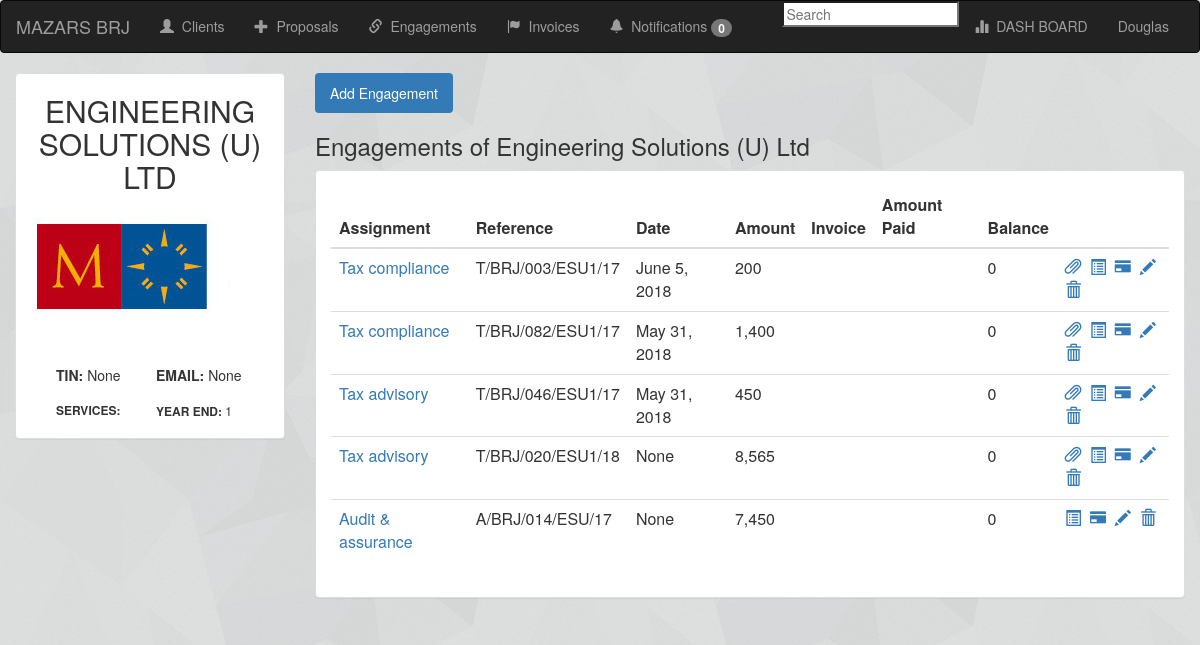
The page /29/detail/notes/ (signed in) on the database its author committed.
### tracker/models.py (models this page shows, shortened)
class Client(models.Model):
    name = models.CharField(max_length=100, blank=True, null=True)
    client_number = models.CharField(max_length=100, blank=True, null=True)
    tin = models.CharField('TIN', max_length=19, blank=True, null=True)
    comp_type = models.CharField('Company Type',blank = True, null = True, max_length = 100 )
    services = models.TextField(blank = True, null=True)
    industry = models.CharField(blank = True, max_length = 300, null=True)
    origin = CountryField(blank = True, max_length = 2, help_text = "Country of origin", null=True)
    directors = models.TextField('BOARD OF DIRECTORS',blank = True, max_length = 500, null = True)
    company_secretary = models.TextField(blank = True, null = True)
    office = models.TextField('REGISTERED OFFICE',blank = True, null = True)
    bankers = models.TextField(blank = True, null = True)
    lawyers = models.TextField(blank = True, null = True)
    auditors = models.TextField(blank = True, null = True)
    trustees = models.TextField(blank = True, null = True)
    directors_renumenration = models.CharField(max_length=200,blank = True, null = True)
    currency = models.CharField(max_length = 3, default = 'USD', choices = money, null = True, blank = True)
    billing_frequency   = models.CharField(max_length = 19, choices = job, default = 'Annually', blank=True, null=True)
    share_capital = models.CharField(max_length=200,blank = True, null = True)
    year_end = models.CharField( max_length = 10, blank=True, null=True)
    company_logo = models.ImageField('Logo',blank = True, null = True, default='image/mazarslogo.jpg')
    logo = ImageSpecField(source='company_logo',processors =[ResizeToFill(250, 100)], format='JPEG', options={'quality':500})
    client = models.BooleanField('Client status',default= True, help_text = "Currently Client?")
    telephone_number = models.CharField(max_length = 20, blank = True, null=True)
    Email_address = models.CharField(max_length = 70, blank = True, null=True)
    is_favorite = models.BooleanField('Is Client',default=True)
    datestamp = models.DateField(auto_now_add=True,blank = True, null=True)
    class Meta:
        ordering = ('name',)

class Engagement(models.Model):
    client              = models.ForeignKey(Client, on_delete=models.CASCADE,blank=True, null=True, related_name='engagements')
    year                = models.IntegerField('Year', choices=YEAR_CHOICES, default=datetime.datetime.now().year) #Year should be August as year end
    date_printed        = models.DateField(blank=True, null=True, auto_now_add=True)
    reference           = models.CharField(max_length =122,blank=True, null=True, default='/BRJ/')
    date                = models.DateField(blank=True, null=True, default=datetime.date.today)
    assignment          = models.CharField('Service', max_length = 19, choices = ass,blank=True, null=True)
    letter              = models.FileField('Engagement letter',blank=True, null=True)
    engagement_ending   = models.DateField('Ending date', blank=True, null = True)
    currency            = models.CharField(max_length = 19, choices = money, default = 'USD',blank=True, null=True)
    rate                = models.PositiveIntegerField('Rate')
    factor              = models.PositiveIntegerField(default=1)
    active              = models.PositiveIntegerField(blank=True, null=True)
    disbursements       = models.PositiveIntegerField(blank=True, null=True)
    payment             = models.PositiveIntegerField('Payment',blank=True, null=True )
    balance             = models.PositiveIntegerField(default=0, blank=True, null=True)
    status              = models.CharField(choices=eng_status, max_length=122,default ='None',blank=True, null=True)
    remarks             = models.TextField(max_length=1000, blank=True, null=True)
    type                = models.CharField(choices=type, max_length=12, blank=True, null=True)
    class Meta:
        ordering = ('-date','-year')

### tracker/views.py (the view)
# urls.py: path('<int:pk>/detail/', views.detail, name='detail'),
@login_required
def detail(request, pk):
    client = get_object_or_404(Client, pk=pk)
    engagements = client.engagements.all()
    return render(request, 'detail.html', {'client':client, 'engagements':engagements})

### templates/detail.html (shortened to what this page needs)
{% extends 'base.html' %}
{% load humanize %}
{% block content %}
<div class="container-fluid">
  <div class="row">
    <div class="col-sm-3">
      <div class="panel panel-default">
        <h2 align=center>{{ client.name|upper }}</h2>
        <a href="{% url 'tracker:client_edit' client.pk %}">
          {% if client.company_logo %}
              <img src="{{ client.logo.url }}" style ="padding-bottom: 25px;">
          {%  else %}
            <p>NO LOGO</p>
          {% endif %}
          </a>
      <ul>
        <table>
          <tr>
              <td width="100"><h5><b>TIN:</b>   {{ client.tin }}</h6></td>
              <td><h5><b>EMAIL:</b> {{ client.Email_address }} </h5></td>
          </tr>
          <tr>
              <td><h6><b>SERVICES:</b> {{ client.services }}</h6></td>
              <td><h6><b>YEAR END:</b> {{ client.year_end }}</h6></td>
          </tr>
      </table>
      </ul>
    </div>
  </div>
    <div class="col-sm-9">
      <ul class="nav nav-pills" style="margin-bottom: 5px;">
          <li role="presentation" class="active"><a href= "{% url "tracker:create_engagement" client.pk %}">Add Engagement</a></li>
      </ul>
      <h3>Engagements of {{ client.name }}</h3>
<div class="panel panel-default">
    <div class="panel-body">
      <table class="table">
          <thead>
          <tr>
            <font size="2">
              <th>Assignment</th>
              <th>Reference</th>
              <th>Date</th>
              <th>Amount</th>
              <th>Invoice</th>
              <th>Amount Paid</th>
              <th>Balance</th>
              <th></th>
            </font>
          </tr>
          </thead>
          <tbody>
          {% for engagement in engagements %}
              <tr>
                  <td>  <a href="{% url "tracker:edit_engagement" client.pk engagement.client.pk  %}">{{ engagement.assignment }}</a></td>
                  <td>{{ engagement.reference }}</td>
                  <td>{{ engagement.date }}</td>
                  <td>{{ engagement.active|intcomma }}</td>
                  <td></td>
                  <td></td>
                  <td>{{ engagement.balance }}</td>
                  <td>
                    {% if engagement.letter %}
                      <a target="_blank" href="{{ engagement.letter.url }}">
                        <span class="glyphicon glyphicon-paperclip" title='Attached Letter'></span>&nbsp;
                      </a>
                    {% endif %}
                    <span>
                    <a href="{% url 'tracker:engagement_invoices' client.pk engagement.pk %}">
                      <span class="glyphicon glyphicon-list-alt" title='Invoice'></span>&nbsp;
                  </span>
                    <a href="{% url 'tracker:create_payment' client.pk engagement.pk %}">
                      <span class="glyphicon glyphicon-credit-card" title='Notes'></span>&nbsp;
                    </a>
                    <a href="{% url 'tracker:create_payment' client.pk engagement.pk %}">
                      <span class="glyphicon glyphicon-pencil" title='Edit'></span>&nbsp;
                    </a>
                    <a href="{% url 'tracker:create_payment' client.pk engagement.pk %}">
                      <span class="glyphicon glyphicon-trash" title='Delete'></span>&nbsp;
                    </a>
                  </td>
              </tr>
          {% endfor %}
          </tbody>
      </table>
    </div>
  </div>
</div>
{% endblock %}

### templates/base.html (shortened to what this page needs)
<html lang="en">
<head>
    {% load staticfiles %}
    <link rel="stylesheet" href="https://maxcdn.bootstrapcdn.com/bootstrap/3.3.6/css/bootstrap.min.css">
    <link rel="stylesheet" href="{% static 'css/styles.css' %}">
</head>
<body>
  <nav class="navbar navbar-inverse">
      <div class="container-fluid">
          <div class="navbar-header">
              <a class="navbar-brand" href="{% url 'tracker:home' %}">MAZARS BRJ</a>
          </div>
          <div class="collapse navbar-collapse" id="topNavBar">
              <ul class="nav navbar-nav">
                  <li class="#"><a href="{% url 'tracker:home' %}"><span class="glyphicon glyphicon-user"></span>&nbsp; Clients</a></li>
                  <li class="#"><a href="{% url 'tracker:new_proposal' %}"><span class="glyphicon glyphicon-plus"></span>&nbsp; Proposals</a></li>
                  <li class="#"><a href="{% url 'tracker:search' %}"><span class="glyphicon glyphicon-link" aria-hidden="true"></span>&nbsp; Engagements</a></li>
                  <li class="#"><a href="{% url 'tracker:all_invoices' %}"><span class="glyphicon glyphicon-flag" aria-hidden="true"></span>&nbsp; Invoices</a></li>
                  <li class="#"><a href="#"><span class="glyphicon glyphicon-bell"></span>&nbsp; Notifications <span class="badge badge-light">0</span></a></li>
              </ul>
              <ul class="nav navbar-nav navbar-right">
                <li>
                   <form id="demo-2">
                      <input type="search" placeholder="Search">
                    </form>
                </li>
                  <li>
                      <a href="{% url 'tracker:dashboard' %}">
                          <span class="glyphicon glyphicon-stats" aria-hidden="true"></span>&nbsp; DASH BOARD
                      </a>
                  </li>
                {% if user.is_authenticated %}
                  <li class="nav-item dropdown">
                    <a class="nav-link dropdown-toggle" href="#" id="userMenu" data-toggle="dropdown" aria-haspopup="true" aria-expanded="false">
                      {{ user.username|title }}
                    </a>
                  </li>
      {% endif %}
        </ul>
          </div>
      </div>
  </nav>
  {% block content %}
  {% endblock %}
</body>
</html>

### static/css/styles.css (style rules this page uses)
body { background-image: url(../image/shattered.png); }

### rows shown on the page
Client: name "ENGINEERING SOLUTIONS (U) LTD", logo (picture), tin "None", Email_address "None", year_end "1", name "Engineering Solutions (U) Ltd"
Engagement: assignment "Tax compliance", reference "T/BRJ/003/ESU1/17", date "June 5, 2018", active "200", balance "0"
Engagement: assignment "Tax compliance", reference "T/BRJ/082/ESU1/17", date "May 31, 2018", active "1,400", balance "0"
Engagement: assignment "Tax advisory", reference "T/BRJ/046/ESU1/17", date "May 31, 2018", active "450", balance "0"
Engagement: assignment "Tax advisory", reference "T/BRJ/020/ESU1/18", date "None", active "8,565", balance "0"
Engagement: assignment "Audit & assurance", reference "A/BRJ/014/ESU/17", date "None", active "7,450", balance "0"

### other values the page prints
{{ user.username|title }} "Douglas"
